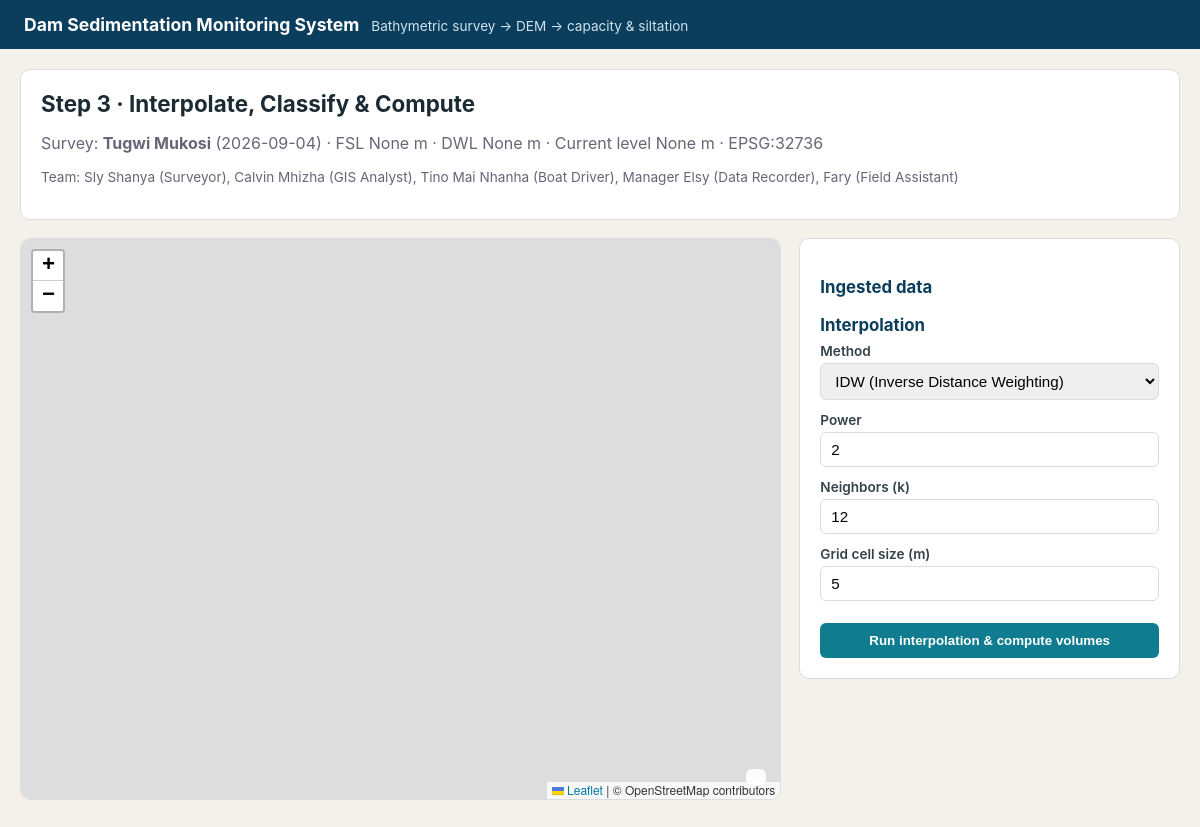
Page /workspace/1 on the committed database.
### tables this page shows
CREATE TABLE surveys (
            id INTEGER PRIMARY KEY AUTOINCREMENT,
            dam_name TEXT NOT NULL,
            survey_date TEXT NOT NULL,
            crs_epsg INTEGER NOT NULL DEFAULT 4326,
            fsl_elevation REAL,
            dead_water_elevation REAL,
            current_water_elevation REAL,
            original_design_capacity_m3 REAL,
            status TEXT NOT NULL DEFAULT 'team',
            created_at TEXT NOT NULL
        );

CREATE TABLE team_members (
            id INTEGER PRIMARY KEY AUTOINCREMENT,
            survey_id INTEGER NOT NULL REFERENCES surveys(id) ON DELETE CASCADE,
            seq INTEGER NOT NULL,
            name TEXT NOT NULL,
            role TEXT NOT NULL
        );

### app.py (the view)
@app.route("/workspace/<int:survey_id>")
def workspace(survey_id):
    survey = db.get_survey(survey_id)
    if not survey:
        return "Survey not found", 404
    datasets = db.get_datasets(survey_id)
    team_members = db.get_team(survey_id)
    latest = db.get_latest_result(survey_id)
    return render_template("workspace.html", survey=survey, datasets=datasets, team=team_members, latest=latest)

### db.py (called while the page is built)
def get_conn():
    conn = sqlite3.connect(DB_PATH)
    conn.row_factory = sqlite3.Row
    conn.execute("PRAGMA foreign_keys = ON")
    return conn

def get_survey(survey_id):
    conn = get_conn()
    row = conn.execute("SELECT * FROM surveys WHERE id=?", (survey_id,)).fetchone()
    conn.close()
    return dict(row) if row else None

def get_team(survey_id):
    conn = get_conn()
    rows = conn.execute(
        "SELECT * FROM team_members WHERE survey_id=? ORDER BY seq", (survey_id,)
    ).fetchall()
    conn.close()
    return [dict(r) for r in rows]

def get_datasets(survey_id):
    conn = get_conn()
    rows = conn.execute("SELECT * FROM datasets WHERE survey_id=? ORDER BY id", (survey_id,)).fetchall()
    conn.close()
    return [dict(r) for r in rows]

def get_latest_result(survey_id):
    conn = get_conn()
    row = conn.execute(
        "SELECT * FROM results WHERE survey_id=? ORDER BY id DESC LIMIT 1", (survey_id,)
    ).fetchone()
    conn.close()
    if not row:
        return None
    d = dict(row)
    d["params"] = json.loads(d.pop("params_json") or "{}")
    d["volume_table"] = json.loads(d.pop("volume_table_json") or "[]")
    d["siltation"] = json.loads(d.pop("siltation_json") or "{}")
    return d

### templates/workspace.html (shortened to what this page needs)
{% extends "base.html" %}
{% block content %}
<div class="card">
  <h1>Step 3 &middot; Interpolate, Classify &amp; Compute</h1>
  <p class="muted">
    Survey: <strong>{{ survey.dam_name }}</strong> ({{ survey.survey_date }}) &middot;
    FSL {{ survey.fsl_elevation }} m &middot; DWL {{ survey.dead_water_elevation }} m &middot;
    Current level {{ survey.current_water_elevation }} m &middot; EPSG:{{ survey.crs_epsg }}
  </p>
  <p class="muted small">Team: {% for t in team %}{{ t.name }} ({{ t.role }}){% if not loop.last %}, {% endif %}{% endfor %}</p>
</div>
<div class="workspace-grid">
  <div class="card map-card">
    <div id="map"></div>
    <div class="legend" id="legend"></div>
  </div>
  <div class="card controls-card">
    <h3>Ingested data</h3>
    <h3>Interpolation</h3>
    <label>Method
      <select id="method">
        <option value="idw">IDW (Inverse Distance Weighting)</option>
      </select>
    </label>
    <div id="idw-params" class="param-group">
      <label>Power <input type="number" id="idw-power" value="2" step="0.5" min="0.5" max="6"></label>
      <label>Neighbors (k) <input type="number" id="idw-k" value="12" step="1" min="3" max="50"></label>
    </div>
    <label>Grid cell size (m) <input type="number" id="cell-size" value="5" step="1" min="0.5"></label>
    <button class="btn btn-primary full-width" id="run-btn" onclick="runInterpolation()">Run interpolation &amp; compute volumes</button>
  </div>
</div>
{% endblock %}

### templates/base.html (shortened to what this page needs)
<!DOCTYPE html>
<html lang="en">
<head>
<link rel="stylesheet" href="https://cdnjs.cloudflare.com/ajax/libs/leaflet/1.9.4/leaflet.min.css"/>
<link rel="stylesheet" href="{{ url_for('static', filename='css/style.css') }}"/>
</head>
<body>
<header class="topbar">
  <a href="{{ url_for('index') }}" class="brand">Dam Sedimentation Monitoring System</a>
  <span class="brand-sub">Bathymetric survey &rarr; DEM &rarr; capacity &amp; siltation</span>
</header>
<main class="container">
  {% block content %}{% endblock %}
</main>
</body>
</html>

### static/css/style.css (style rules this page uses)
:root { --navy: #0b3d5c; --teal: #0f7d8f; --sand: #f4f1ea; --ink: #1c2b33; --line: #d9dde1; --danger: #b3261e; }
* { box-sizing: border-box; }
body { margin: 0; font-family: -apple-system, Segoe UI, Roboto, Helvetica, Arial, sans-serif; background: var(--sand); color: var(--ink); }
.topbar { background: var(--navy); color: #fff; padding: 14px 24px; display: flex; align-items: baseline; gap: 12px; }
.brand { color: #fff; text-decoration: none; font-weight: 700; font-size: 1.1rem; }
.brand-sub { color: #cfe3ec; font-size: 0.85rem; }
.container { max-width: 1200px; margin: 0 auto; padding: 20px; }
.card { background: #fff; border: 1px solid var(--line); border-radius: 10px; padding: 20px; margin-bottom: 18px; }
h1 { font-size: 1.4rem; margin: 0 0 8px; }
h3 { margin: 18px 0 8px; font-size: 1.05rem; color: var(--navy); }
.muted { color: #667; }
.small { font-size: 0.85rem; }
label { display: block; font-size: 0.85rem; font-weight: 600; margin-bottom: 12px; color: #34424a; }
input, select { width: 100%; padding: 8px 10px; margin-top: 4px; border: 1px solid var(--line); border-radius: 6px; font-size: 0.95rem; font-weight: 400; }
.btn { display: inline-block; border: none; border-radius: 6px; padding: 10px 18px; font-weight: 600; cursor: pointer; text-decoration: none; }
.btn-primary { background: var(--teal); color: #fff; }
.full-width { width: 100%; margin-top: 10px; }
.workspace-grid { display: grid; grid-template-columns: 2fr 1fr; gap: 18px; align-items: start; }
.map-card { padding: 0; overflow: hidden; position: relative; }
#map { height: 560px; width: 100%; }
.legend { position: absolute; bottom: 14px; right: 14px; background: rgba(255,255,255,0.92); padding: 8px 10px; border-radius: 6px; font-size: 0.75rem; max-height: 220px; overflow-y: auto; z-index: 500; }
.controls-card { position: sticky; top: 16px; }
.param-group { margin-top: 6px; }

### rows in the picture
surveys: dam_name "Tugwi Mukosi", survey_date "2026-09-04", crs_epsg "32736"
team_members: name "Sly Shanya", role "Surveyor"
team_members: name "Calvin Mhizha", role "GIS Analyst"
team_members: name "Tino Mai Nhanha", role "Boat Driver"
team_members: name "Manager Elsy", role "Data Recorder"
team_members: name "Fary", role "Field Assistant"

### other values in the picture
{{ survey.fsl_elevation }} "None"
{{ survey.dead_water_elevation }} "None"
{{ survey.current_water_elevation }} "None"
